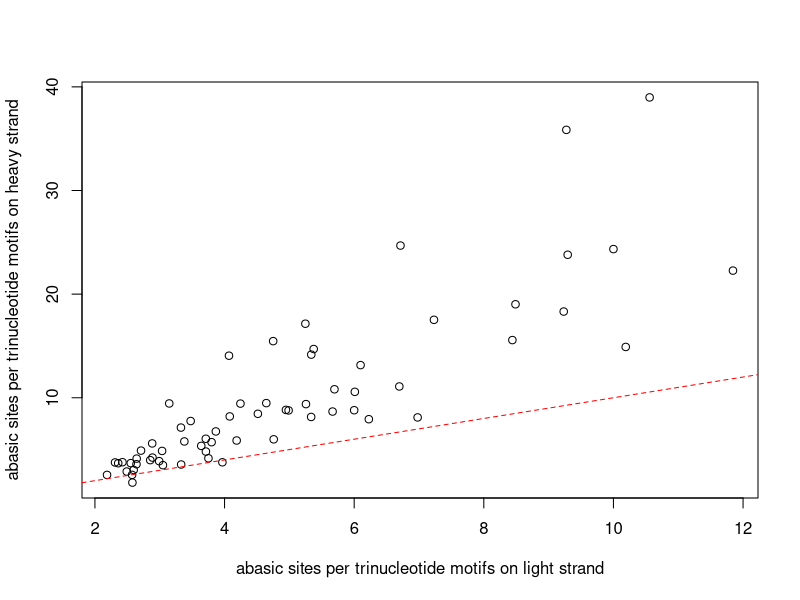
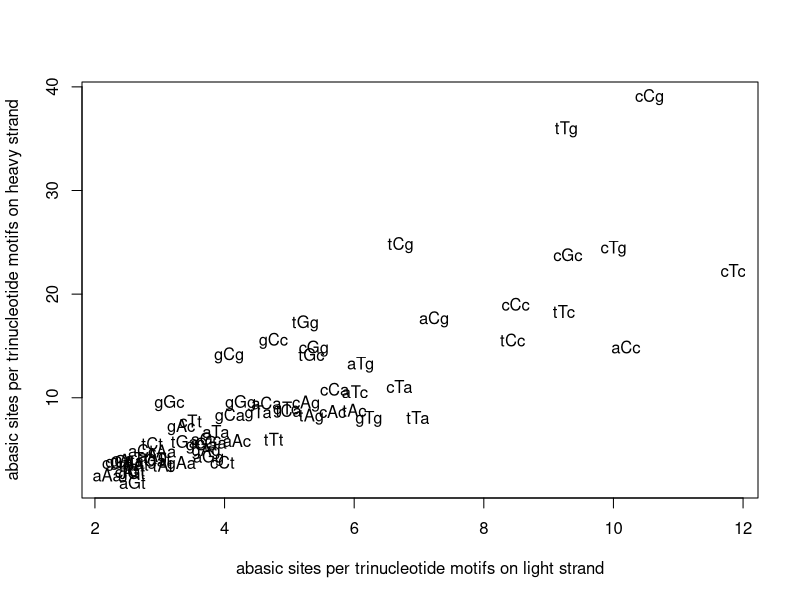
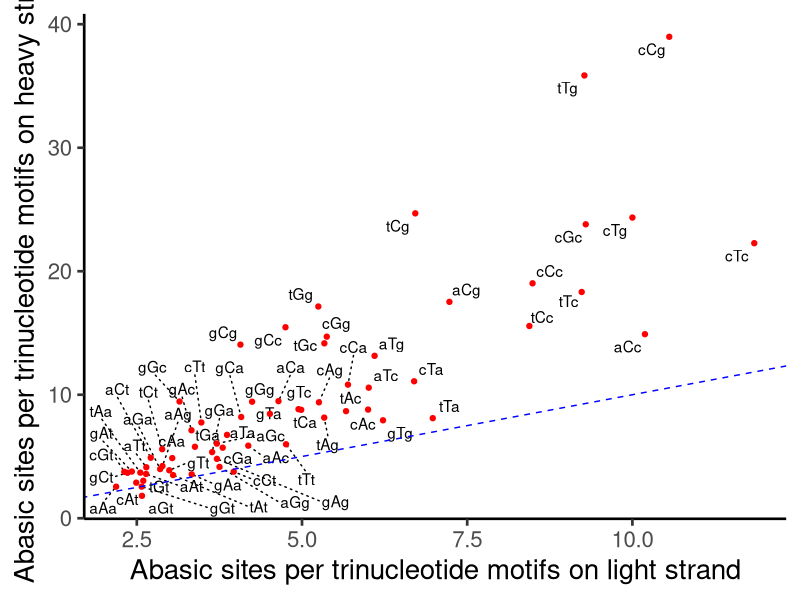

Reproduce these figures in R, in order. (Note: this script raises an error after producing the figures.)
## ---- chunk 1
knitr::opts_chunk$set(echo = TRUE)
rm(list=ls(all=TRUE))
library(knitr)
# library(tidyverse)
# library(kableExtra)
library(ggplot2)
library(ggrepel)
options(ggrepel.max.overlaps = Inf)

## ---- chunk 2
AB = read.table('../data/AbasicSitesMtDNAcontext_HLcompare.csv', sep = ';', header=TRUE)
head(AB)
## ---- chunk 3
dim(AB)
cor.test(AB$avgL,AB$avgH, method = 'spearman')
plot(AB$avgL,AB$avgH, ylab = 'abasic sites per trinucleotide motifs on heavy strand', xlab = 'abasic sites per trinucleotide motifs on light strand')
abline(a=0, b=1, col = 'red', lty = 2)
plot(AB$avgL,AB$avgH,pch = '', ylab = 'abasic sites per trinucleotide motifs on heavy strand', xlab = 'abasic sites per trinucleotide motifs on light strand')
text(AB$avgL,AB$avgH,AB$origtriH)
## ---- chunk 4
ggplot(AB, aes(avgL, avgH, label = origtriH)) +
  geom_text_repel(segment.linetype=3) +
  geom_point(color = 'red') +
  theme_classic(base_size = 20) +
  ylab('Abasic sites per trinucleotide motifs on heavy strand') +
  xlab('Abasic sites per trinucleotide motifs on light strand') +
  geom_abline(slope = 1,
              intercept = 0,
              color="blue",
              linetype = "dashed")
# png("mtcars.png")
ggsave("../abasic_sites/h_vs_l.pdf", device = "pdf", width = 10, height = 10)
## ---- chunk 5
AB$AbasicSiteOnHeavyStrand = ''
for (i in 1:nrow(AB))
{ # i = 1
AB$AbasicSiteOnHeavyStrand[i] = unlist(strsplit(AB$origtriH[i],''))[2]
}

wilcox.test(AB[AB$AbasicSiteOnHeavyStrand == 'C',]$avgH, AB[AB$AbasicSiteOnHeavyStrand != 'C',]$avgH)
boxplot(AB[AB$AbasicSiteOnHeavyStrand == 'C',]$avgH, AB[AB$AbasicSiteOnHeavyStrand != 'C',]$avgH, notch = TRUE, names = c('C','ATG'))
boxplot(AB[AB$AbasicSiteOnHeavyStrand == 'A',]$avgH, AB[AB$AbasicSiteOnHeavyStrand == 'T',]$avgH, AB[AB$AbasicSiteOnHeavyStrand == 'G',]$avgH, AB[AB$AbasicSiteOnHeavyStrand == 'C',]$avgH, notch = TRUE, names = c('A','T','G','C'))

